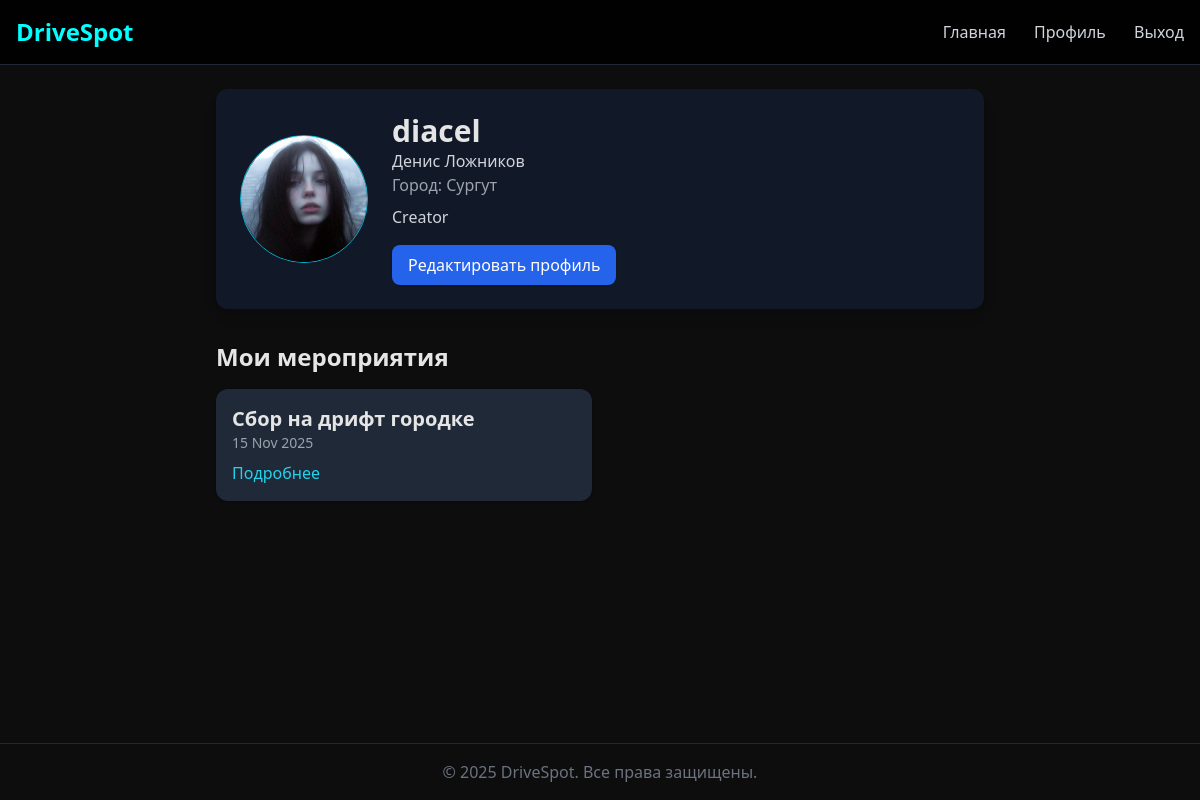
The app's page /users/profile/diacel/ (signed in), older data.
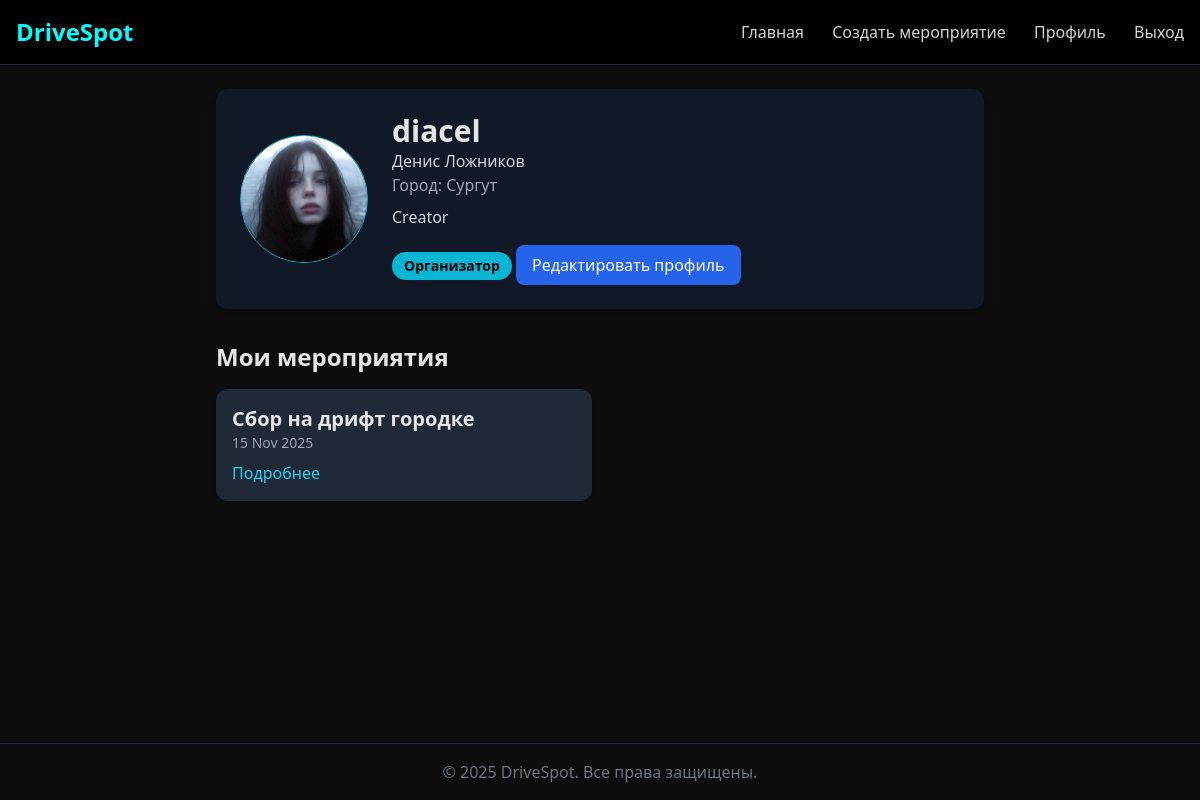
The same page, newer data.
### users/views.py (the view)
# urls.py: path('profile/<str:username>/', views.profile_view, name='profile'),
@login_required
def profile_view(request, username):
    user_profile = get_object_or_404(User, username=username)
    return render(request, 'users/profile.html', {'user_profile': user_profile})

### templates/users/profile.html (shortened to what this page needs)
{% extends 'base.html' %}
{% load static %}
{% block content %}
<div class="max-w-3xl mx-auto">
  <div class="card flex flex-col md:flex-row items-center gap-6 bg-gray-900 p-6 rounded-xl shadow-lg">
  {% if user_profile.avatar %}
    <img src="{{ user_profile.avatar.url }}" alt="avatar"
      class="w-32 h-32 rounded-full border border-cyan-500 object-cover">
  {% else %}
    <img src="{% static 'images/default_avatar.jpg' %}" alt="avatar"
      class="w-32 h-32 rounded-full border border-gray-600 object-cover">
  {% endif %}
  <div>
    <h1 class="text-3xl font-bold">{{ user_profile.username }}</h1>
    {% if user_profile.first_name or user_profile.last_name %}
      <p class="text-gray-300">{{ user_profile.first_name }} {{ user_profile.last_name }}</p>
    {% endif %}
    <p class="text-gray-400">Город: {{ user_profile.city.name }}</p>
    <p class="mt-2 text-gray-300">{{ user_profile.bio }}</p>
    {% if user_profile.is_organizer %}
      <span class="inline-block bg-cyan-500 text-black px-3 py-1 mt-3 rounded-full text-sm font-semibold">Организатор</span>
    {% endif %}
    {% if request.user == user_profile %}
      <a href="{% url 'profile_settings' %}" class="inline-block mt-4 px-4 py-2 bg-blue-600 hover:bg-blue-500 text-white rounded-lg shadow">
        Редактировать профиль
      </a>
    {% endif %}
  </div>
</div>
  <div class="mt-8">
    <h2 class="text-2xl font-semibold mb-4">Мои мероприятия</h2>
    <div class="grid md:grid-cols-2 gap-4">
      {% for event in user.organized_events.all %}
        <div class="card p-4 bg-gray-800 rounded-xl shadow">
          <h3 class="text-xl font-bold">{{ event.title }}</h3>
          <p class="text-gray-400 text-sm mb-2">{{ event.date|date:'d M Y' }}</p>
          <a href="/{{ event.id }}/" class="neon text-cyan-400 hover:underline">Подробнее</a>
        </div>
      {% empty %}
        <p class="text-gray-500">Нет созданных мероприятий.</p>
      {% endfor %}
    </div>
  </div>
</div>
{% endblock %}

Row changes from the older to the newer data that the page shows:
changed UserProfile "diacel": is_organizer False → True (drawn)
Text that changed along with them:
text now shown: "Создать мероприятие Организатор"
